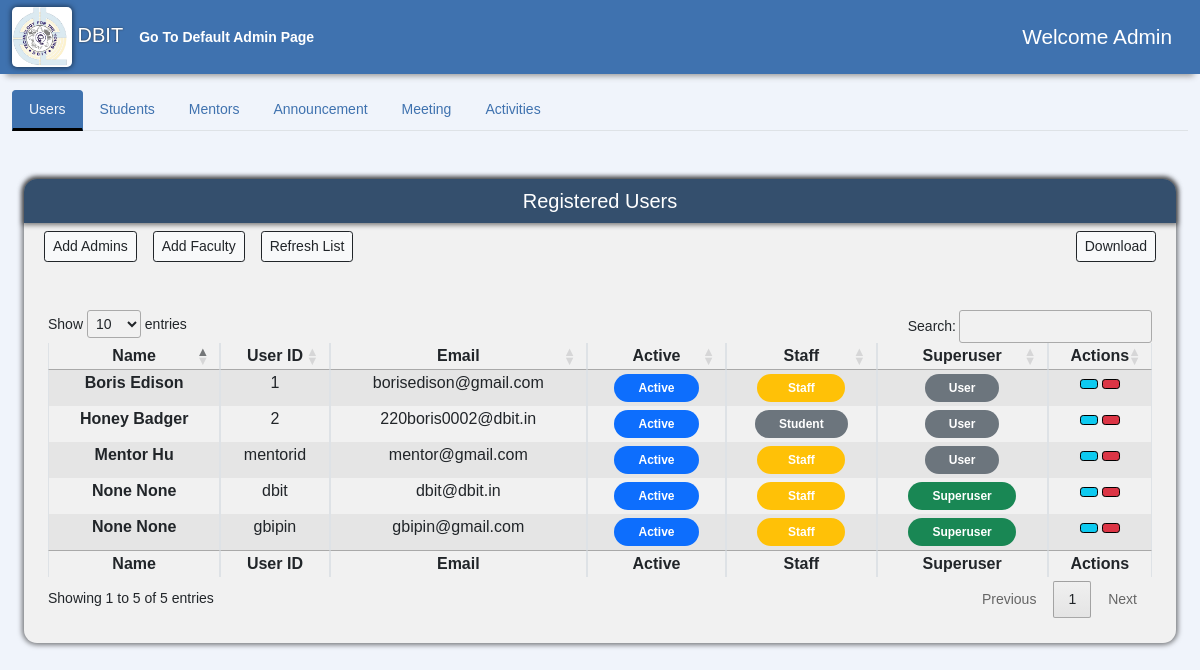
The page /AdminPage/ (signed in) on the database its author committed.
### accounts/models.py (models this page shows, shortened)
class User(AbstractUser):
    usr_id = models.CharField(max_length=50, unique=True)
    username = None
    email = models.EmailField(max_length=255, unique=True)
    created_on = models.DateTimeField(auto_now_add=True)
    is_active = models.BooleanField(default=True)
    is_staff = models.BooleanField(default=False)
    is_superuser = models.BooleanField(default=False)
    first_name = models.CharField(max_length=50, null=True)
    last_name = models.CharField(max_length=50, null=True)
    middle_name = models.CharField(max_length=50, null=True)
    phone = models.CharField(max_length=10, null=True, blank=True)
    profile_img = models.ImageField(
        default='logo.png', null=True, blank=True, upload_to='images/')
    USERNAME_FIELD = 'email'
    REQUIRED_FIELDS = ['usr_id', ]
    objects = CustomUserManager()

### AdminPage/views.py (the view)
# urls.py: path('', views.Adminpage, name= 'admin'),
@login_required(login_url='Login')
def Adminpage(request):
    if request.user.is_superuser:
        users = User.objects.all()
        context = {'users': users}
        return render(request,'AdminPage/admin-user.html',context)
    else:
        return HttpResponse("You are not authorized to view this page")

### Announcement/notification_processors.py (called while the page is built)
def announcements(request):
    allnotifications= Announcement.objects.all()
    return {'notifications':allnotifications}

def announcement_receiver(request):
    allreceivers= AnnouncementReceiver.objects.all()
    return {'receivers':allreceivers}

### AdminPage/templates/AdminPage/admin-user.html (shortened to what this page needs)
{% extends "admin.html" %}
{% load static %}
{% block userTabButton %}
<button class="nav-link active" id="nav-users-tab" data-bs-toggle="tab" data-bs-target="#nav-users" type="button" role="tab" aria-controls="nav-users-tab" aria-selected="true">
    Users
</button>
{% endblock %}
{% block userTabContent %}
<div class="tab-pane fade show active" id="nav-users" role="tabpanel" aria-labelledby="nav-users-tab">
    <div class="container-fluid mb-5">
        <div class="sidebar flex-shrink-0 dashboard-navigation">
            <div class="sidebar-heading d-flex align-items-center justify-content-center">
                <h5>Registered Users</h5>
            </div>
            <div class="container-fluid" style="overflow-x: auto;">
                <div class="d-flex bd-highlight mb-3">
                    <div class="p-2 bd-highlight">
                        <button type="button" onclick="window.location.href = '{% url 'AdminRegister'  %}';" class="btn btn-light meetings-btn ms-auto btn-sm btn-outline-dark" data-bs-toggle="modal" data-bs-target="#staticBackdrop">
                            Add Admins
                        </button>
                    </div>
                    <div class="p-2 bd-highlight">
                        <button type="button" onclick="window.location.href = '{% url 'FacultyRegister'  %}';" class="btn btn-light meetings-btn ms-auto btn-sm btn-outline-dark" data-bs-toggle="modal" data-bs-target="#staticBackdrop">
                            Add Faculty
                        </button>
                    </div>
                    <div class="p-2 bd-highlight">
                        <button type="button" onClick="window.location.reload()" class="btn btn-light  btn-sm btn-outline-dark" type="button" id="dropdownMenuButton1" data-bs-toggle="dropdown" aria-expanded="false">
                            Refresh List
                        </button>
                    </div>
                    <div class="ms-auto p-2 bd-highlight">
                        <button type="button" onclick="window.location.href = '{% url 'Edit'  %}';" class="btn btn-light meetings-btn ms-auto btn-sm btn-outline-dark" data-bs-toggle="modal" data-bs-target="#staticBackdrop">
                            Download
                        </button>
                    </div>
                </div>
            </div>
            <div class="table-div m-4 mt-4 mb-4">
                <table class="table table-striped table-bordered" style="widows: 100%;" id="user-table">
                    <thead>
                        <tr>
                            <th scope="col" class="px-2 py-1 text-center">Name</th>
                            <th scope="col" class="px-2 py-1 text-center">User ID</th>
                            <th scope="col" class="px-2 py-1 text-center">Email</th>
                            <th scope="col" class="px-2 py-1 text-center">Active</th>
                            <th scope="col" class="px-2 py-1 text-center">Staff</th>
                            <th scope="col" class="px-2 py-1 text-center">Superuser</th>
                            <th scope="col" class="px-2 py-1 text-center">Actions</th>
                        </tr>
                    </thead>
                    <tbody>
                        {% for user in users %}
                        <tr>
                            <th scope="row" class="px-2 py-1 text-center">{{user.first_name}} {{ user.last_name}}</th>
                            <td class="px-2 py-1 text-center">{{user.usr_id}}</td>
                            <td class="px-2 py-1 text-center">{{user.email}}</td>
                            <td class="px-2 py-1 text-center">
                                {% if user.is_active %}
                                <span class="badge bg-primary rounded-pill px-4 py-2">Active</span> {% else %}
                                <span class="badge bg-danger rounded-pill px-4 py-2">Inactive</span> {% endif %}
                          </td>
                            <td class="px-2 py-1 text-center">
                                {% if user.is_staff %}
                                <span class="badge bg-warning rounded-pill px-4 py-2">&nbsp Staff &nbsp</span> {% else %}
                                <span class="badge bg-secondary rounded-pill px-4 py-2">Student</span> {% endif %}
                            </td>
                            <td class="px-2 py-1 text-center">
                                {% if user.is_superuser %}
                                <span class="badge bg-success rounded-pill px-4 py-2">Superuser</span> {% else %}
                                <span class="badge bg-secondary rounded-pill px-4 py-2">User</span> {% endif %}
                            </td>
                            <td class="px-2 py-1 text-center" >
                                <button type="button" class="btn btn-info ms-auto btn-sm" style="border-color: black" {% if user.is_superuser %} onClick="window.location.reload()" {% else %} onClick="window.location.href='{% url 'update-user' user.usr_id %}'" {% endif %}>
                                </button>
                                <form action="{% url 'delete-user' user.id %}" class="mb-0" style="display: inline-block" method='POST'>
                                    <button type="submit" class="btn btn-danger ms-auto btn-sm" style="border-color: black" onClick="return confirm('Are you sure Do you want to delete this user/account ?');">
                                    </button>
                                </form>
                            </td>
                        </tr>
                        {% endfor %}
                    </tbody>
                    <tfoot>
                        <tr>
                            <th scope="col" class="px-2 py-1 text-center">Name</th>
                            <th scope="col" class="px-2 py-1 text-center">User ID</th>
                            <th scope="col" class="px-2 py-1 text-center">Email</th>
                            <th scope="col" class="px-2 py-1 text-center">Active</th>
                            <th scope="col" class="px-2 py-1 text-center">Staff</th>
                            <th scope="col" class="px-2 py-1 text-center">Superuser</th>
                            <th scope="col" class="px-2 py-1 text-center">Actions</th>
                        </tr>
                    </tfoot>
                </table>
            </div>
        </div>
    </div>
</div>
{% endblock %}

### MPT/static/css/admin.css (style rules this page uses)
.nav-link { color: var(--navbar-bg); text-decoration: none; transition: color 0.3s ease; }
.nav-tabs .nav-item.show .nav-link, .nav-tabs .nav-link.active { color: var(--body-bg); background-color: var(--navbar-bg); border-color: var(--navbar-bg) var(--navbar-bg) var(--text-body); }
.nav-tabs .nav-link { border-bottom: 3px solid transparent; }
.sidebar-heading { height: 5.5vh; background-color: #344F6D; color: white; border-radius: 13px 13px 0 0; box-shadow: 0 0 5px 2px rgba(0, 0, 0, 0.5); }
.sidebar { background-color: #F1F1F1; border-radius: 13px; box-shadow: 0 0 5px 2px rgba(0, 0, 0, 0.5); margin: 10px 0; margin-top: 5.5vh; padding-bottom: 1px; }
.table-div { overflow-x: auto; }

### MPT/static/css/global.css (style rules this page uses)
:root { --nord-0: #2e3440; --nord-1: #3b4252; --nord-2: #434c5e; --nord-3: #4c566a; --nord-4: #d8dee9; --nord-5: #e5e9f0; --nord-6: #eceff4; --nord-7: #8fbcbb; --nord-8: #88c0d0; --nord-9: #81a1c1; --nord-10: #5e81ac; --nord-11: #bf616a; --nord-12: #d08770; --nord-13: #ebcb8b; --nord-14: #a3be8c; --nord-15: #b48ead; --body-bg: #F0F4FB; --navbar-bg: #3F72AF; --btn-bg: #112D4E; --content-bg: #DBE2EF; --text-component: #FFFFFF; --text-body: #000000; }
body { background-color: var(--body-bg); font-size: .875rem; font-family: Arial, Helvetica, sans-serif; overflow-x: hidden; }
h5 { margin-bottom: 0; }

### rows shown on the page
User: first_name "None", last_name "None", usr_id "dbit", email "dbit@dbit.in", is_active "Active", is_staff "Staff", is_superuser "Superuser"
User: first_name "Boris", last_name "Edison", usr_id "1", email "borisedison@gmail.com", is_active "Active", is_staff "Staff", is_superuser "User"
User: first_name "Honey", last_name "Badger", usr_id "2", email "220boris0002@dbit.in", is_active "Active", is_staff "Student", is_superuser "User"
User: first_name "Mentor", last_name "Hu", usr_id "mentorid", email "mentor@gmail.com", is_active "Active", is_staff "Staff", is_superuser "User"
User: first_name "None", last_name "None", usr_id "gbipin", email "gbipin@gmail.com", is_active "Active", is_staff "Staff", is_superuser "Superuser"
